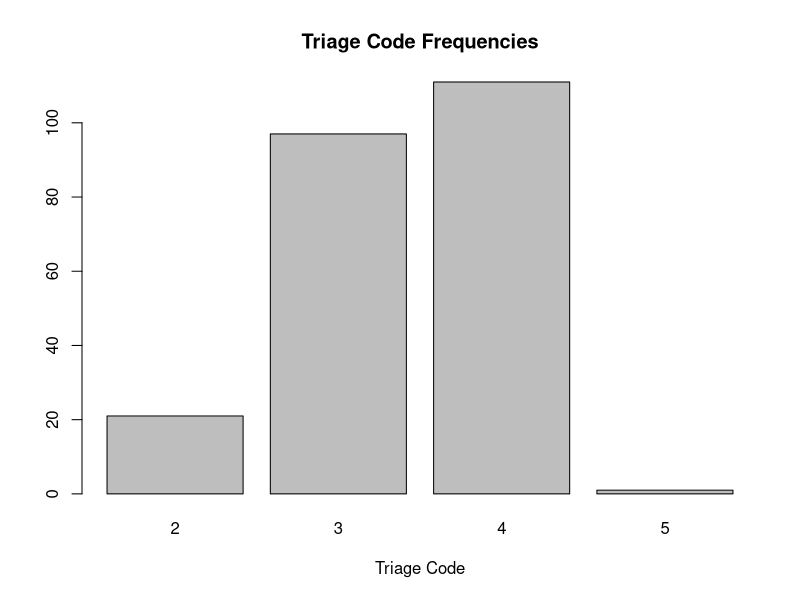
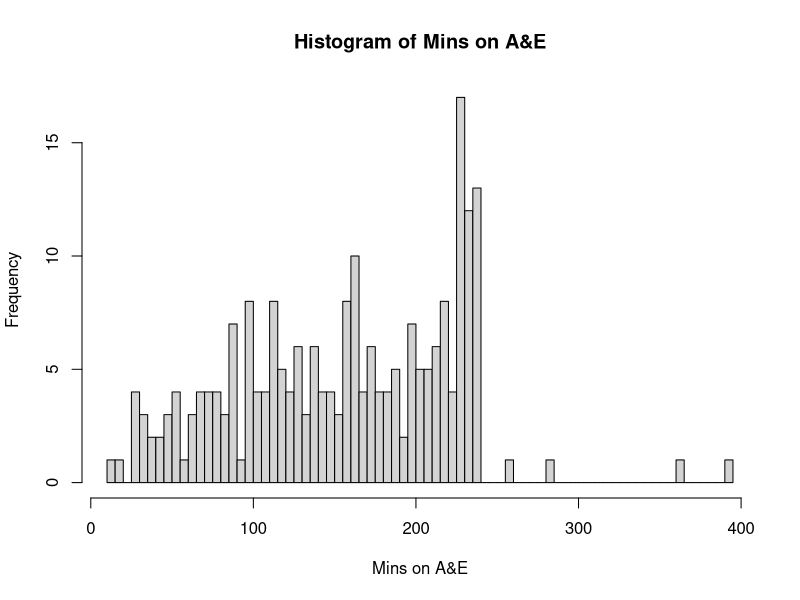
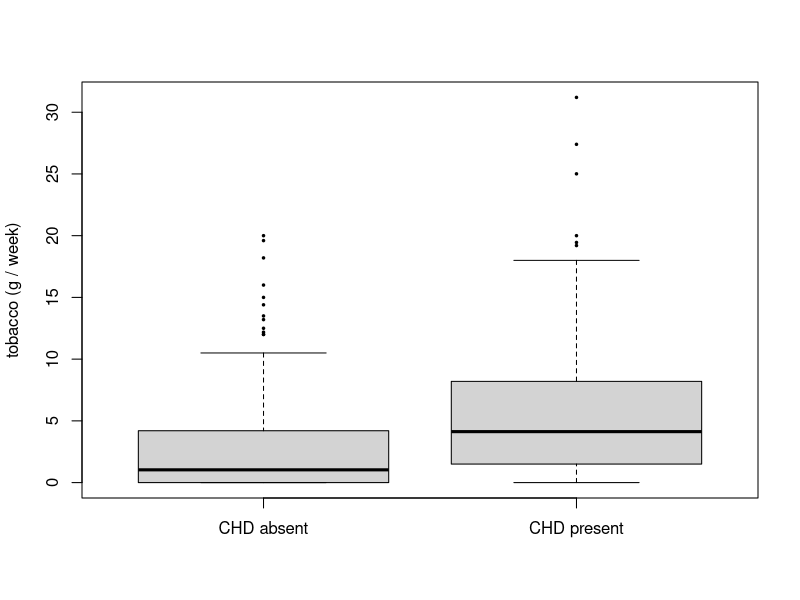
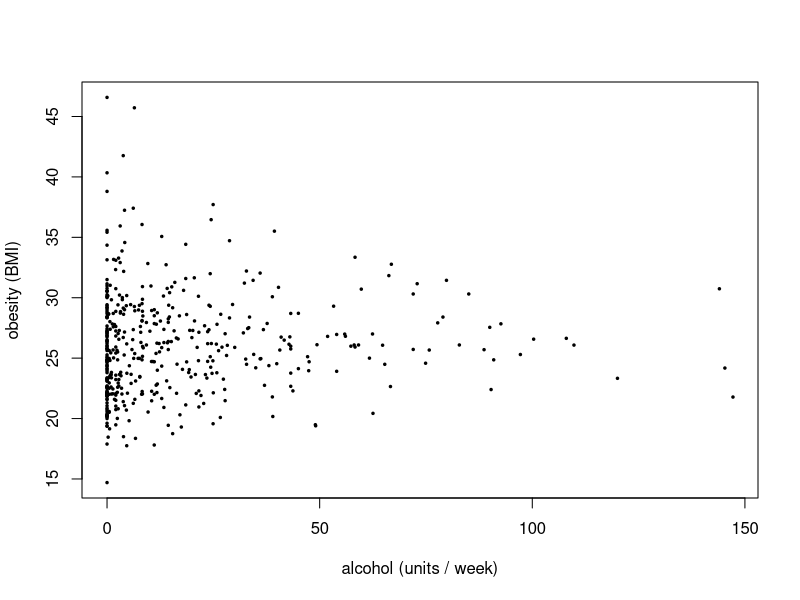
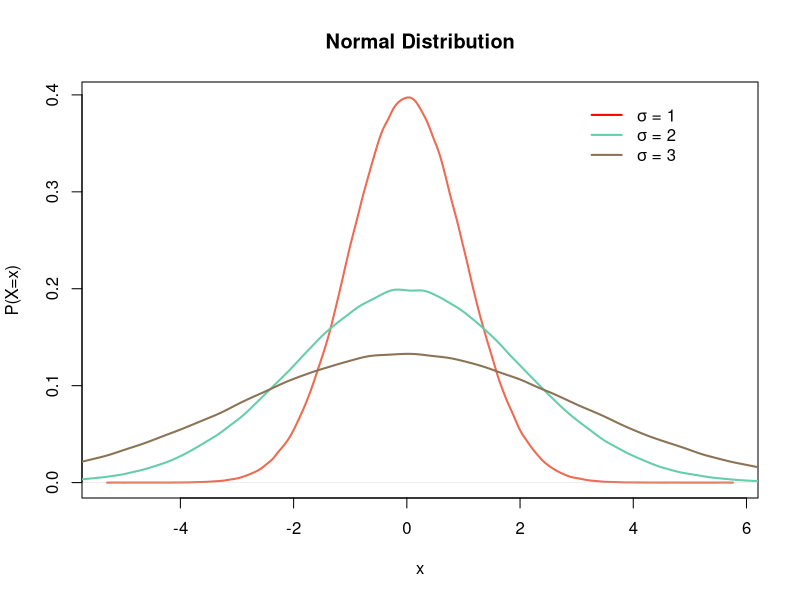
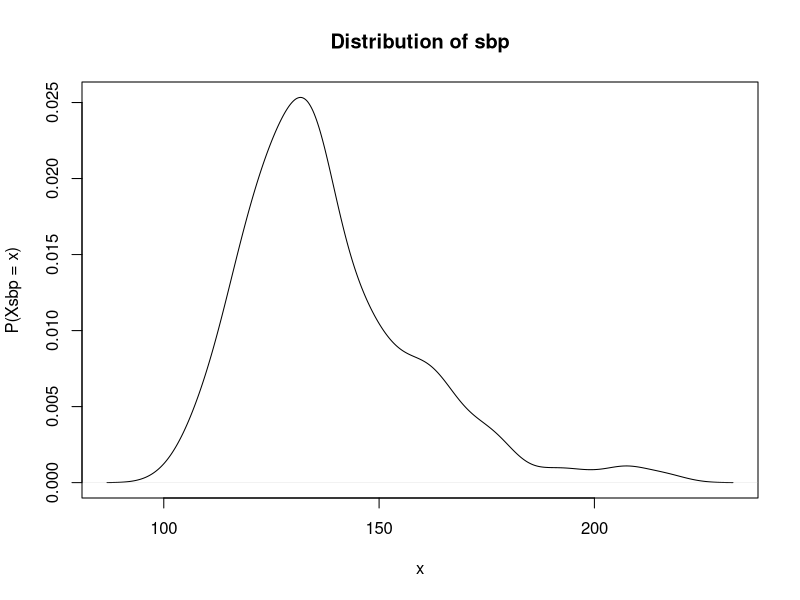
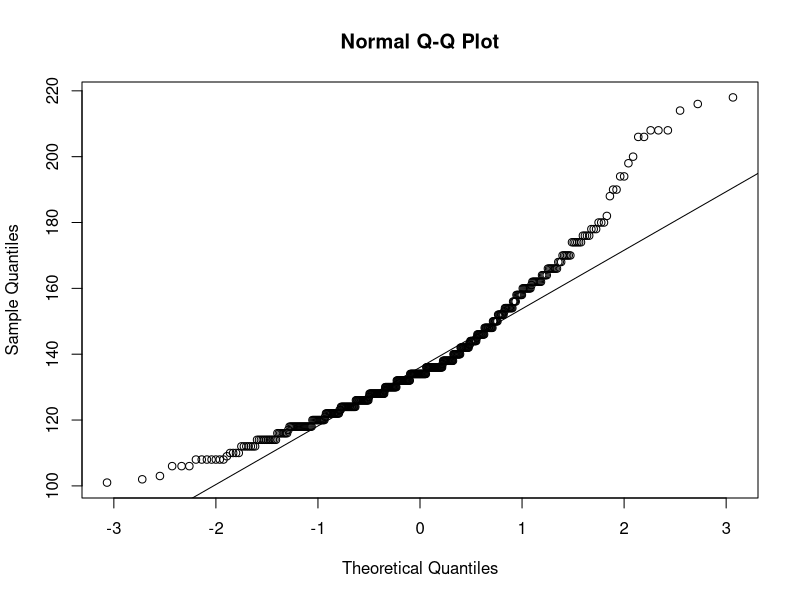
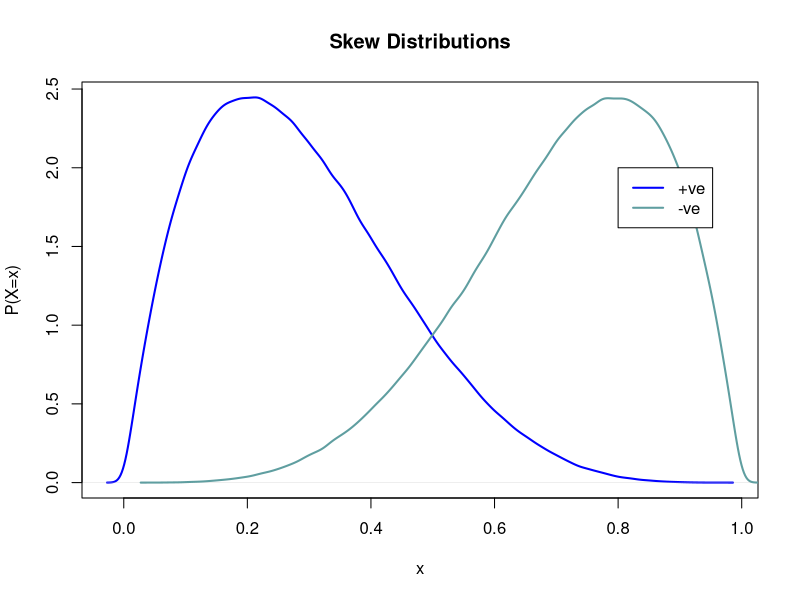

Generate these figures, in order, with R:
# Reading Data

# getwd()
# read.csv()  # read.csv2() #read.table()
# read.xlsx()  # install.packages("xlsx"); library(xlsx) 

data_CHD <- read.csv('data/CHD.csv')

# Exploring Data

# dim()
# str()
# colnames()
# head()  # tail()
# class()

dim(data_CHD)
colnames(data_CHD)
str(data_CHD) # summary of data variables
class(data_CHD$famhist)

# Converting Variables

# is.numeric()  # factor, character
# as.numeric()  # as.numeric(as.character())

# Vectors / Matrices / Indexing

# seq()  # from, to, by
# c()  # index from 1
# matrix()  # [ROWS, COLUMNS]
# cbind()
# rbind()

v <-1:10  # integer vector
v <- seq(from = 1, to = 10, by = 2)  # interval vector
v <- c(2,3)  # vector
m <- matrix(c(1:6), nrow=2)  # vector as matrix

data_CHD[2:3,]  # rows 2 to 3
data_CHD[,2:3]  # col 2 to 3
data_CHD$sbp[1:10]
data_CHD[1, c(1,3,5)]
data_CHD[1, c('sbp', 'ldl', 'famhist')]
colnames(data_CHD)[5] <- "familyhistory"
colnames(data_CHD)

# R Environment

ls()
# rm()  # rm(list=ls())

# Summarising Data

# 4 principle methods: 
# - simple frequencies, 
# - measures of location (averages),
# - measures of spread 
# - graphical methods (box plots, histograms)

# IQR()
# quantile()  # 25th quantile is value that occurs 25% of the way along ordered values
# summary() # use median over mean for highly skewed data (mean is inflated by few large values)
# plot()  # ylim, ylab, xlab, pch
# abline()  # h, col: add straight line to plot
# lines()  # add line to plot between two (x,y)
# var()  # mean() sd()
# min()  # max() #sum() #range()

str(data_CHD)
var_age <- data_CHD$age
quantile(var_age)
quantile(var_age, 0.975) # 97.5% quantile
IQR(var_age)
summary(var_age)
summary(data_CHD[, c("age")])

# Functions & Loops

myFunc <- function(x,y){
  return(x+y)
}

for(i in 1:10){
  print(i)
}

i <- 0
while(i<10){
  print(i)
  i <- i + 1
} 

# Good Practice

#  1 comment whole line with one space and inline with two
#  2 use <- for assignment and not =
#  3 leave a space after each comma
#  4 leave a space between operators
#  5 avoid more than 5 lines of code at once

# R Help

help()
# print()

# Visualising Data

# barplot()  # categorical frequencies
# hist()  # numerical frequencies
# boxplot()  # spread & skew of data - median or mean?
# plot()  # type = 'p','l'.... (points, lines)

data_AandE <- read.csv('data/A and E Data.csv')
str(data_AandE)

barplot(table(data_AandE$Triage_Main_Code), main = 'Triage Code Frequencies', xlab = 'Triage Code')  # table counts frequencies
unique(data_AandE$Triage_Main_Code)  # values 2-5

hist(data_AandE$Mins.on.AE, breaks=100, main = 'Histogram of Mins on A&E', xlab = 'Mins on A&E')  # breaks - number of bins

str(data_CHD)
group1 <- data_CHD[data_CHD$chd == 0,]  # CHD absent
group2 <- data_CHD[data_CHD$chd == 1,]  # CHD present
boxplot(group1$tobacco, group2$tobacco, pch = 20, cex = 0.5, names = c('CHD absent', 'CHD present'), ylab = 'tobacco (g / week)')

plot(data_CHD$alcohol, data_CHD$obesity, type = 'p', pch = 20, cex = 0.5, xlab = 'alcohol (units / week)', ylab = 'obesity (BMI)')  # scatter

# Probability Distributions

#  Probability distribution of variable - list of probabilities associated with each of possible values
#  Used in confidence intervals and hypothesis tests that make assumptions about underlying distribution of X
#  pdf functions - dnorm, pnorm, qnorm, rnorm (density, cdf, quantile, random sample)
#  (binom, pois, geom, nbinom, unif, norm, gamma, chisq, beta, t)

sim.std.norm1 <- rnorm(10^6)  # 10^6 samples from N(0,1)
sim.std.norm2 <- rnorm(10^6, sd = 2)  # sd, mean 
sim.std.norm3 <- rnorm(10^6, sd = 3)  

plot(# plot normal density functions
  density(sim.std.norm1),   
  main = 'Normal Distribution',
  ylab = 'P(X=x)',
  xlab = 'x',  
  col = 'coral2',  # colors()
  lwd = 2
  ); 

lines(density(sim.std.norm2), col = 'aquamarine3', lwd = 2)  # add to plot
lines(density(sim.std.norm3), col = 'burlywood4', lwd = 2)

legend(
  3, 0.4,  # x y plot axes coords
  c(  # vector of expressions 
    expression(paste(sigma, ' = 1')),  # render math expression, see plotmath for R syntax
    expression(paste(sigma, ' = 2')),
    expression(paste(sigma, ' = 3'))
    ),
  col = c('red','aquamarine3','burlywood4'),
  lwd = 2,  # default 0! 
  bty = 'n'  # box y/n
  )

# qqnorm()  # normal qq plots theoretical quantiles against sample quantiles to check normality
# qqline()  # a normally distributed X lies on a line

plot(density(data_CHD$sbp), main = 'Distribution of sbp', xlab='x', ylab='P(Xsbp = x)');  # density just smooths the empirical mass function with some clever defaults
qqnorm(data_CHD$sbp)
qqline(data_CHD$sbp)  # not normal

sim.beta.pskew = rbeta(10^6, shape1 = 2, shape2 = 5)  # +ve skew data -  tail toward +ve  direction
sim.beta.nskew = rbeta(10^6, shape2 = 2, shape1 = 5)  # +ve skew data -  tail toward +ve  direction
plot(density(sim.beta.pskew), col =' blue', xlab = 'x', ylab = 'P(X=x)', main = 'Skew Distributions', lwd = 2)  # density can be > 1 
lines(density(sim.beta.nskew), col = 'cadetblue', lwd = 2)  
legend(0.8,2, c('+ve', '-ve'), col = c('blue', 'cadetblue'), lwd = 2)

#  Two main pdfs associated with discrete data: binomial and poisson

#  Binomial - pdf of n binary events with probability p occurring (e.g # heads in n coin tosses, p=0.5)
x <- seq(from = 0, to = 12, by = 1)
p1 <- dbinom(x, size= 10, p=0.1) # this is pdf - list of probabilities associated with possible X

# par(mfrow=c(1,1)) # par(mfrow=c(1,2)) #  plot two plots side by side
plot(x, p1, type = 'o', ylab = 'P(X=x)', col = 'seagreen', main = 'Binomial Distributions' )

pvals <- seq(from = 0.2, to = 0.9, by = 0.1)
cols <- c('seagreen')
cind <- sample(1:100, length(pvals), replace = FALSE)
labs <- c('p=0.1')
for(i in 1:length(pvals)){
  pd <- dbinom(x, size = 10, p = pvals[i])
  col <- colors()[cind[i]]
  cols <-  c(cols, col)
  lab <- paste('p=', pvals[i])
  labs <- c(labs, lab)
  lines(x, pd, type = 'o', col = col)
}
legend(10.25, 0.4, labs, col = cols, lwd = 2 )

#  Poisson - number of random events that occur in time or space, with a rate of occurrence of lambda
#  In poisson X is restricted to positive real integers, but is unbounded

x <- seq(from = 0, to = 15, by = 1)
lamvals <- seq(from = 1, to = 10, by = 1)
cind <- sample(1:100, length(lamvals), replace = FALSE)
pd <- dpois(x, lamvals[1])
col <- colors()[cind[1]]
lab <- as.expression(bquote(lambda == .(lamvals[1])))
plot(x, pd, type = 'o', col = col, main='Poisson Distributions ')
legend(10, 0.35, lab, col = col, lwd = 2 )

cols <- c(col)
labs <- c(lab)
for(i in 2:length(lamvals)){
  pd <- dpois(x, lamvals[i])
  col <- colors()[cind[i]]
  cols <-  c(cols, col)
  lab <- as.expression(bquote(lambda == .(lamvals[i])))
  labs <- c(labs, lab)
  lines(x, pd, type = 'o', col = col)
}
legend(10, 0.35, labs, col = cols, lwd = 2 )

#  pdf is referred to as a probability mass function for discrete var, probability density function for continuous

# pnorm()  # cdf; pnorm(1) = P(X≤1) for X ~ N(0,1)
# qnorm()  # inverse cdf; qnorm() e.g x st. P(X≤x)=0.95
# polygon()

x <- seq(from=-3, to= 3, by=0.1)
p <-  dnorm(x)
plot(x, p, type='l')
px <- x[x<1]
py <- p[x<1]
polygon(c(-3,px,1), c(0,py,0), col ='turquoise3') # grap
pnorm(1)  # area of turquoise region
qnorm(pnorm(1))  # inverse
#  Requirements for a pdf - defined for all real x, the cdf is non-decreasing with min 0 and max 1 (area under density curve sums to 1)

# Single Variable Analysis

#  Sample - one possible realisation of an underlying process (that generates the data) 
#  Standard Error - standard deviation of means we would see across different samples
#  Confidence Interval - interval estimate of a variable in which we expect the true value of a population parameter to lie at some alpha level
#  Central Limit Theorem -  regardless of underlying process, any sample statistic of X will be normally distributed if sample size is large enough (around 30)
sample_size <- length(data_CHD$obesity)
sample_mean <- mean(data_CHD$obesity)
sample_sd <-  sd(data_CHD$obesity)
standard_error <- sample_sd/sqrt(sample_size) 

# 95% confidence interval - 95% sure the true population value of statistic lies within interval
# The sample mean is an estimate of the true mean
# 95% confidence interval of true mean is: sample_mean ± 1.96*standard_error

# 1.96 is the 0.975-quantile of the standard normal - the value X at which P(x≤X) = 0.975 and symmetry means probability x lies between ± is  alpha %
# 1.96 is denoted Z_(1-0.025)
n <- sample_size
CI <- c(mean(data_CHD$obesity)-1.96*(sd(data_CHD$obesity)/sqrt(n)), mean(data_CHD$obesity)+1.96*(sd(data_CHD$obesity)/sqrt(n)))
CI



